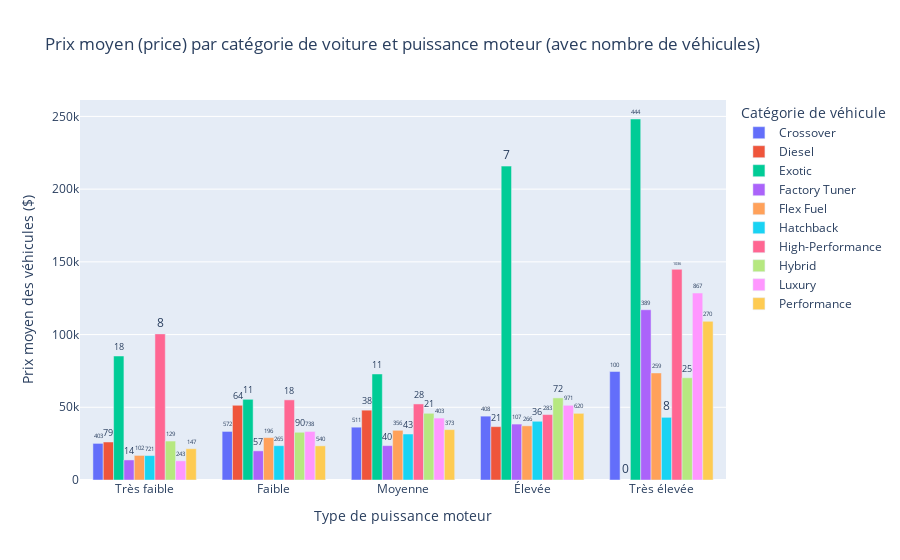

Notebook code for this chart:
### Markdown cell above
## Analyse croisée de la consommation moyenne selon la puissance moteur et le nombre de cylindres

Ce graphique interactif illustre la consommation moyenne de carburant (exprimée en miles par gallon – MPG) en fonction de deux caractéristiques mécaniques clés : la puissance du moteur et le nombre de cylindres. L’objectif est de mettre en évidence les liens entre performance moteur et rendement énergétique.

### Distribution générale : plus de puissance, moins de sobriété

On observe une **diminution progressive de la consommation moyenne (MPG) à mesure que la puissance augmente**. Cela confirme l’intuition selon laquelle les véhicules les plus puissants, quelle que soit leur configuration mécanique, sont aussi les moins économes en carburant. Cette tendance peut s’expliquer par plusieurs facteurs :

- Une **augmentation de la cylindrée et du couple** nécessite plus d’énergie, donc plus de carburant.
- Les véhicules puissants sont souvent plus **lourds, rapides ou orientés performance**, ce qui augmente naturellement la consommation.
- Une **sollicitation plus importante du moteur** dans les plages de puissance supérieures induit des pertes énergétiques.

### L'influence du nombre de cylindres

En croisant la puissance avec le nombre de cylindres, plusieurs observations se dégagent :

- Les **moteurs 3 et 4 cylindres** restent globalement les plus sobres, même dans les tranches moyennes de puissance.
- À partir de **6 cylindres**, la consommation moyenne augmente sensiblement et suit une évolution relativement stable selon la puissance.
- Les moteurs à **10, 12, voire 16 cylindres** présentent une consommation très élevée, cohérente avec leur usage dans des véhicules de luxe, sportifs ou utilitaires haut de gamme.

Cette répartition démontre que le **nombre de cylindres est un indicateur fiable de rendement énergétique**, en complément de la puissance brute du moteur.

### Hypothèses explicatives et interprétations

Plusieurs hypothèses permettent de compléter l’interprétation de ces résultats :

- **Optimisation technologique** : certains moteurs 4 cylindres très performants affichent une consommation contenue grâce aux innovations (turbo, hybridation, désactivation de cylindres, etc.).
- **Catégories des véhicules** : les véhicules à fort nombre de cylindres appartiennent souvent à des catégories plus énergivores (SUV, sportives, utilitaires).
- **Évolution réglementaire** : des motorisations avec une réduction de cylindrée apparaissent dans les tranches de puissance élevées, pour concilier performance et sobriété.

### Conclusion

Ce graphique montre que la consommation moyenne des véhicules est **étroitement corrélée à la puissance moteur et au nombre de cylindres**. Si la tendance générale confirme qu’un moteur plus puissant consomme davantage, des nuances apparaissent selon les technologies utilisées et les segments de véhicules. Cette analyse permet d'évaluer les compromis entre performance et efficacité énergétique pour les voitures que nous souhaitons vendre. Il serait interessant de faire une étude comparative des prix des véhicules en fonction de son moteur et d'observer quels sont les catégories de voitures qui se démarquent.

### Code cell
# Nettoyage et préparation
df_clean = df.dropna(subset=['hp', 'market', 'price']).copy()
df_clean['HP Range'] = pd.qcut(df_clean['hp'], q=5, labels=[
    'Très faible', 'Faible', 'Moyenne', 'Élevée', 'Très élevée'])
df_clean['market'] = df_clean['market'].str.split(',')
df_exploded = df_clean.explode('market')

# Calcul du prix moyen
df_price = df_exploded.groupby(['HP Range', 'market'])['price'].mean().reset_index()
df_price['price'] = df_price['price'].round(0)

# Nombre de véhicules
vehicle_counts = df_exploded.groupby(['HP Range', 'market']).size().reset_index(name='Nombre de véhicules')
df_price_annotated = df_price.merge(vehicle_counts, on=['HP Range', 'market'])

# Création du graphique avec annotations visibles
fig = go.Figure()
categories = df_price_annotated['market'].unique()
hp_order = ['Très faible', 'Faible', 'Moyenne', 'Élevée', 'Très élevée']

for category in categories:
    df_cat = df_price_annotated[df_price_annotated['market'] == category]
    fig.add_trace(go.Bar(
        x=df_cat['HP Range'],
        y=df_cat['price'],
        name=category,
        text=df_cat['Nombre de véhicules'],
        textposition='outside',  # texte visible au-dessus des barres
        hovertemplate='<b>%{x}</b><br>Catégorie: ' + category + '<br>Prix moyen: $%{y}<br>Nombre de véhicules: %{text}',
    ))

# Mise en forme
fig.update_layout(
    barmode='group',
    title="Prix moyen (price) par catégorie de voiture et puissance moteur (avec nombre de véhicules)",
    xaxis_title="Type de puissance moteur",
    yaxis_title="Prix moyen des véhicules ($)",
    legend_title="Catégorie de véhicule",
    xaxis={'categoryorder': 'array', 'categoryarray': hp_order}
)

fig.show()

### Figure 1 — Plotly figure (JSON) as saved in the notebook; plotly's stock layout.template omitted (floating-point values rounded to 4 significant figures)
{"data": [{"hovertemplate": "<b>%{x}</b><br>Catégorie: Crossover<br>Prix moyen: $%{y}<br>Nombre de véhicules: %{text}", "name": "Crossover", "text": [403.0, 572.0, 511.0, 408.0, 100.0], "textposition": "outside", "type": "bar", "x": ["Très faible", "Faible", "Moyenne", "Élevée", "Très élevée"], "y": [25160.0, 33390.0, 36320.0, 43910.0, 74580.0]}, {"hovertemplate": "<b>%{x}</b><br>Catégorie: Diesel<br>Prix moyen: $%{y}<br>Nombre de véhicules: %{text}", "name": "Diesel", "text": [79.0, 64.0, 38.0, 21.0, 0.0], "textposition": "outside", "type": "bar", "x": ["Très faible", "Faible", "Moyenne", "Élevée", "Très élevée"], "y": [26140.0, 51380.0, 48020.0, 36680.0, NaN]}, {"hovertemplate": "<b>%{x}</b><br>Catégorie: Exotic<br>Prix moyen: $%{y}<br>Nombre de véhicules: %{text}", "name": "Exotic", "text": [18.0, 11.0, 11.0, 7.0, 444.0], "textposition": "outside", "type": "bar", "x": ["Très faible", "Faible", "Moyenne", "Élevée", "Très élevée"], "y": [85260.0, 55480.0, 72910.0, 215800.0, 248200.0]}, {"hovertemplate": "<b>%{x}</b><br>Catégorie: Factory Tuner<br>Prix moyen: $%{y}<br>Nombre de véhicules: %{text}", "name": "Factory Tuner", "text": [14.0, 57.0, 40.0, 107.0, 389.0], "textposition": "outside", "type": "bar", "x": ["Très faible", "Faible", "Moyenne", "Élevée", "Très élevée"], "y": [13780.0, 20040.0, 23630.0, 38460.0, 117100.0]}, {"hovertemplate": "<b>%{x}</b><br>Catégorie: Flex Fuel<br>Prix moyen: $%{y}<br>Nombre de véhicules: %{text}", "name": "Flex Fuel", "text": [102.0, 196.0, 356.0, 266.0, 259.0], "textposition": "outside", "type": "bar", "x": ["Très faible", "Faible", "Moyenne", "Élevée", "Très élevée"], "y": [16900.0, 29150.0, 34170.0, 37250.0, 73610.0]}, {"hovertemplate": "<b>%{x}</b><br>Catégorie: Hatchback<br>Prix moyen: $%{y}<br>Nombre de véhicules: %{text}", "name": "Hatchback", "text": [721.0, 265.0, 43.0, 36.0, 8.0], "textposition": "outside", "type": "bar", "x": ["Très faible", "Faible", "Moyenne", "Élevée", "Très élevée"], "y": [16790.0, 23590.0, 31630.0, 40380.0, 43090.0]}, {"hovertemplate": "<b>%{x}</b><br>Catégorie: High-Performance<br>Prix moyen: $%{y}<br>Nombre de véhicules: %{text}", "name": "High-Performance", "text": [8.0, 18.0, 28.0, 283.0, 1036.0], "textposition": "outside", "type": "bar", "x": ["Très faible", "Faible", "Moyenne", "Élevée", "Très élevée"], "y": [100500.0, 55090.0, 52290.0, 44990.0, 144900.0]}, {"hovertemplate": "<b>%{x}</b><br>Catégorie: Hybrid<br>Prix moyen: $%{y}<br>Nombre de véhicules: %{text}", "name": "Hybrid", "text": [129.0, 90.0, 21.0, 72.0, 25.0], "textposition": "outside", "type": "bar", "x": ["Très faible", "Faible", "Moyenne", "Élevée", "Très élevée"], "y": [26790.0, 32810.0, 45870.0, 56450.0, 70280.0]}, {"hovertemplate": "<b>%{x}</b><br>Catégorie: Luxury<br>Prix moyen: $%{y}<br>Nombre de véhicules: %{text}", "name": "Luxury", "text": [243.0, 738.0, 403.0, 971.0, 867.0], "textposition": "outside", "type": "bar", "x": ["Très faible", "Faible", "Moyenne", "Élevée", "Très élevée"], "y": [13170.0, 33390.0, 42580.0, 51370.0, 128500.0]}, {"hovertemplate": "<b>%{x}</b><br>Catégorie: Performance<br>Prix moyen: $%{y}<br>Nombre de véhicules: %{text}", "name": "Performance", "text": [147.0, 540.0, 373.0, 620.0, 270.0], "textposition": "outside", "type": "bar", "x": ["Très faible", "Faible", "Moyenne", "Élevée", "Très élevée"], "y": [21520.0, 23490.0, 34630.0, 45840.0, 109100.0]}], "layout": {"barmode": "group", "legend": {"title": {"text": "Catégorie de véhicule"}}, "title": {"text": "Prix moyen (price) par catégorie de voiture et puissance moteur (avec nombre de véhicules)"}, "xaxis": {"categoryarray": ["Très faible", "Faible", "Moyenne", "Élevée", "Très élevée"], "categoryorder": "array", "title": {"text": "Type de puissance moteur"}}, "yaxis": {"title": {"text": "Prix moyen des véhicules ($)"}}}}
